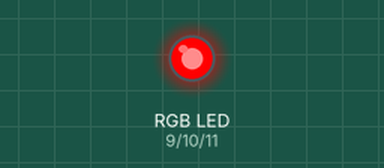
This sketch was run on a simulated Arduino Uno, built with avr-gcc and run on an emulated ATmega328P. Parts: an RGB LED mixed from three pins (HIGH = lit).

Above: at 0.05 s.
At 0.65 s:
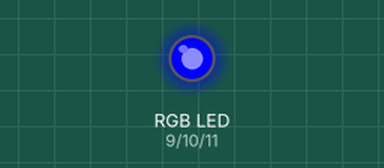
At 1.35 s:
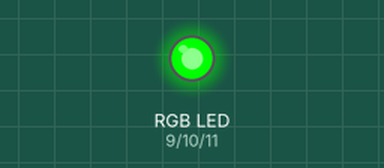
At 2.75 s:
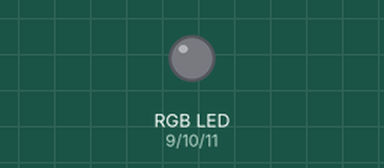
Timing chart, 0 to 3.0 s (numbered marks = the images above):
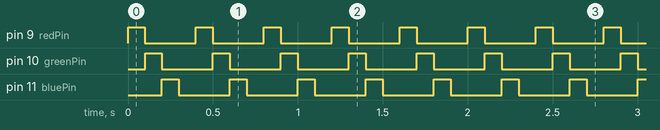

The sketch:

RGB.ino
```cpp
int redPin=9;
int greenPin=10;
int bluePin=11;

void setup() {
  //Set the RGB LED pins as OUTPUT
  pinMode(redPin,OUTPUT);
  pinMode(greenPin,OUTPUT);
  pinMode(bluePin,OUTPUT);

}

void loop() {
  //Red color
  digitalWrite(redPin,HIGH);
  digitalWrite(greenPin,LOW);
  digitalWrite(bluePin,LOW);
  delay(100);

  //Green color
  digitalWrite(redPin,LOW);
  digitalWrite(greenPin,HIGH);
  digitalWrite(bluePin,LOW);
  delay(100);

  //Blue color
  digitalWrite(redPin,LOW);
  digitalWrite(greenPin,LOW);
  digitalWrite(bluePin,HIGH);
  delay(100);

  //All colors off
  digitalWrite(redPin,LOW);
  digitalWrite(greenPin,LOW);
  digitalWrite(bluePin,LOW);
  delay(100);
}
```

Measured:
- by itself, pin 9 (redPin), pin 10 (greenPin), pin 11 (bluePin): alternates HIGH for 0.10 s and LOW for 0.30 s
